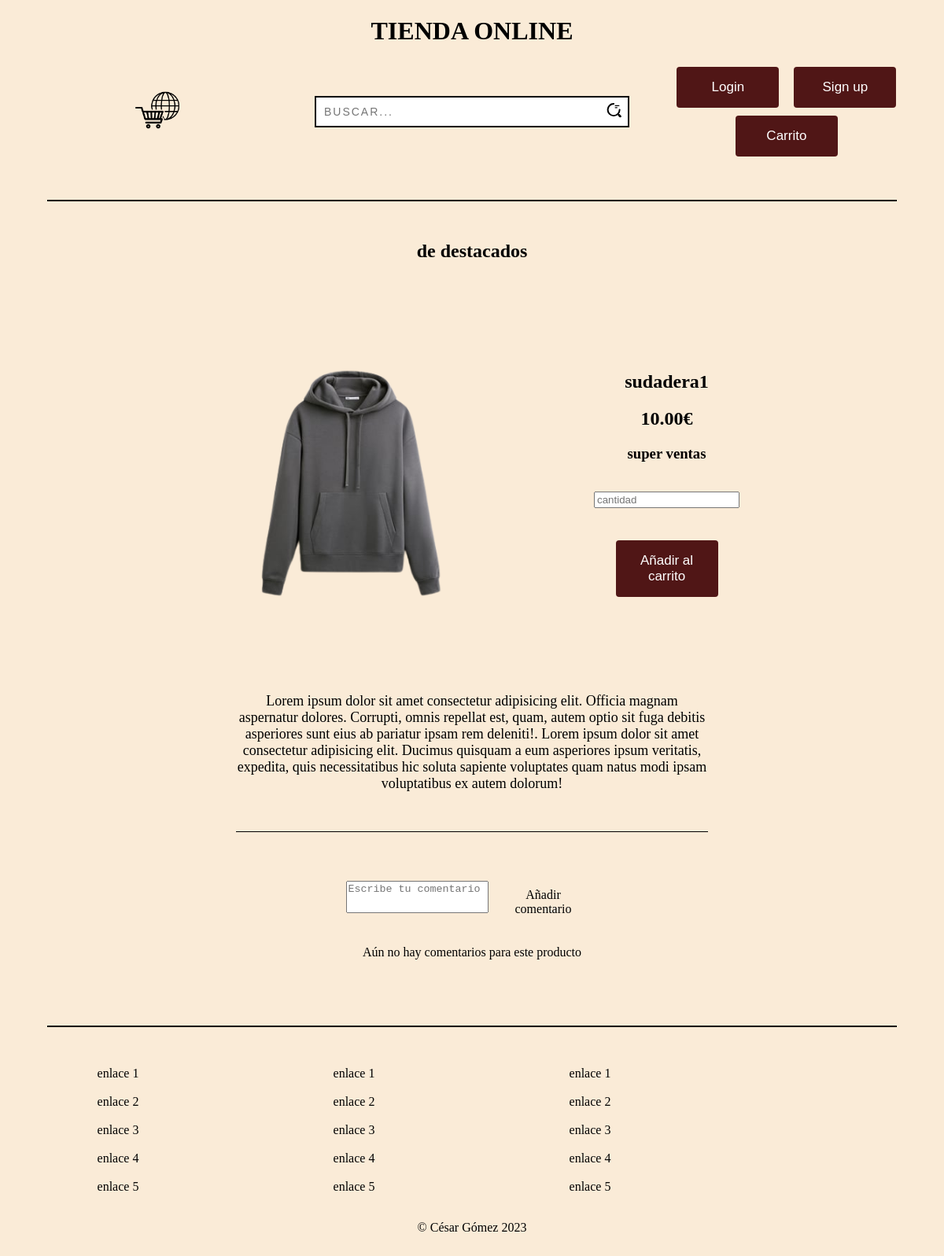
The app's page /php/destacados.php?id=1&imgIndex=../img/imagen1.png with its own data.
### tables this page shows
CREATE TABLE
    `destacados` (
        `id` int(11) NOT NULL,
        `nombre` varchar(15) NOT NULL,
        `descripcion` varchar(100) NOT NULL,
        `precio` float(7, 2) NOT NULL,
        `imagen` varchar(30) NOT NULL,
        `activa` tinyint(1) NOT NULL,
        `fecha` date NOT NULL,
        `descripcion_larga` varchar(100000) NOT NULL
    );

### php/modelo.php (called while the page is built, shortened)
<?php
class conexionBBDD {
    private $conn;
    function __construct($usuario, $contra, $servidor, $bbdd) {
        $this->conn = new mysqli($servidor, $usuario, $contra, $bbdd);
    }
    function obtenerDatos($consulta) {
        return mysqli_query($this->conn, $consulta);
    }
    function convertirDatos($respuesta) {
        $arrayDatos = array();
        while ($dato = $respuesta->fetch_object()) {
            $arrayDatos[] = $dato;
        }
        return $arrayDatos;
    }
}

### php/destacados.php (the view, shortened to what this page needs)
<?php
require_once('./modelo.php');
if (isset($_GET["id"])) {
    $id = $_GET["id"];
    $id_usuario = isset($_SESSION["id"]) ? $_SESSION["id"] : 0;
    $sudadera = new conexionBBDD("root", "", "127.0.0.1:3306", "tienda_online");
    $datos = $sudadera->obtenerDatos("SELECT * FROM destacados WHERE id = '$id'");
    $sudaderas = $sudadera->convertirDatos($datos);
} else {
    echo "error";
}
?>
<!DOCTYPE html>
<html lang="en">
<head>
    <link rel="stylesheet" href="../styles/articulo.css">
</head>
<body>
    <div class="h1">
        <h1>TIENDA ONLINE</h1>
    </div class="h1">
    <header>
        <div class="div_header">
            <div>
                <a href="./index.php">
                    <img src="../img/logo-tienda.png" alt="logo_tienda" id="logo_tienda">
                </a>
            </div>
            <div class="input-container-search">
                <input type="search" name="text" class="input-search" placeholder="buscar...">
                <span class="icon">
                </span>
            </div>
            <?php
            $boton_carrito = "<button type='button' onclick='window.location.href=\"./mostrar-carrito.php\"'><span>Carrito</span></button>";
            ?>
            <?php
            if (isset($_SESSION["id"])) { ?>
                <div class="botones_header">
                    <label>
                        Bienvenido <?= $_SESSION["nombre"] ?>
                    </label>
                    <button type="button" onclick="window.location.href='./logout.php'"><span>Logout</span></button>
                    <?php echo $boton_carrito; ?>
                    <?php if ($_SESSION["rol"] > 0) { ?>
                        <button type="button" onclick="window.location.href='./admin.php'"><span>Admin</span></button>
                    <?php } ?>
                </div>
            <?php } else { ?>
                <div class="botones_header">
                    <button type="button" id="boton-login"><span>Login</span></button>
                    <button type="button" id="boton-registro"><span>Sign up</span></button>
                    <?php echo $boton_carrito; ?>
                </div>
            <?php } ?>
        </div>
        <hr class="hr-header">
    </header>
    <main>
        <h2 class="seccion-articulo">de destacados</h2>
        <article>
            <section class="main-container">
                <?php
                if (count($sudaderas)) {
                    $titulo = $sudaderas[0]->nombre;
                    $precio = $sudaderas[0]->precio;
                    $descripcion = $sudaderas[0]->descripcion;
                    $descripcion_larga = $sudaderas[0]->descripcion_larga;
                } else {
                    echo "no se encuentra el producto";
                }
                if (isset($_GET['imgIndex'])) {
                    $imagen = urldecode($_GET['imgIndex']);
                } else {
                    echo "error en la imagen";
                }
                ?>
                <div class="imagen">
                    <img src="<?= $imagen ?>" alt="imagen">
                </div>
                <div class="detalles">
                    <h2><?= $titulo ?></h2>
                    <h2><?= $precio ?>€</h2>
                    <h3><?= $descripcion ?></h3>
                    <br>
                    <input type="number" name="cantidad-carrito" id="cantidad-carrito" min="1" placeholder="cantidad" oninput="validity.valid||(value='');">
                    <br>
                    <br>
                    <br>
                    <button type="button" class="carrito" onclick="agregarCantidadACarrito(<?= $id ?>, <?= $id_usuario ?>, 'destacados')"><span>Añadir al carrito</span></button>
                </div>
            </section>
            <section class="descripcion_larga">
                <p><?= $descripcion_larga ?>
                </p>
            </section>
            <hr class="hr-main">
            <section class="seccion-comentarios">
                <form action="" method="post" onsubmit="return agregarComentario(<?= $id ?>, <?= $id_usuario ?>, 'destacados')">
                    <?php
                    $comentario = $sudadera->obtenerDatos("SELECT nombre_usuario, comentario FROM comentarios WHERE id_producto = '$id' AND tabla = 'destacados' ORDER BY id_comentario DESC");
                    echo "<textarea name='comentario' id='comentario' placeholder='Escribe tu comentario'></textarea><button type='submit' name='boton-comentario' class='boton-comentarios'><span>Añadir comentario</span></button>";
                    if ($comentario->num_rows <= 0) {
                        echo "<p>Aún no hay comentarios para este producto</p>";
                    }
                    ?>
                </form>
            </section>
        </article>
    </main>
    <br>
    <footer>
        <hr class="hr-footer">
        <nav>
            <div class="div_footer">
                <div class="div_enlaces_footer">
                    <a href="">enlace 1</a><br>
                    <a href="">enlace 2</a><br>
                    <a href="">enlace 3</a><br>
                    <a href="">enlace 4</a><br>
                    <a href="">enlace 5</a><br>
                </div>
                <div class="div_enlaces_footer">
                    <a href="">enlace 1</a><br>
                    <a href="">enlace 2</a><br>
                    <a href="">enlace 3</a><br>
                    <a href="">enlace 4</a><br>
                    <a href="">enlace 5</a><br>
                </div>
                <div class="div_enlaces_footer">
                    <a href="">enlace 1</a><br>
                    <a href="">enlace 2</a><br>
                    <a href="">enlace 3</a><br>
                    <a href="">enlace 4</a><br>
                    <a href="">enlace 5</a><br>
                </div>
                <div class="div_enlaces_footer">
                    <a href=""><img src="https://cdn-icons-png.flaticon.com/512/1384/1384031.png" alt="" class="icons_social_media"></a><br>
                    <a href=""><img src="https://cdn-icons-png.flaticon.com/512/1419/1419524.png" alt="" class="icons_social_media"></a><br>
                    <a href=""><img src="https://cdn-icons-png.flaticon.com/512/1384/1384023.png" alt="" class="icons_social_media"></a><br>
                    <a href=""><img src="https://www.svgrepo.com/show/346839/facebook-circle.svg" alt="" class="icons_social_media"></a><br>
                </div>
            </div class="div_footer">
        </nav>
        <p class="copy">&copy; César Gómez 2023</p>
        <br>
    </footer>
</body>
</html>

### styles/articulo.css (style rules this page uses)
html, body { background-color: antiquewhite; scroll-behavior: smooth; }
body { margin: 0; grid-template-columns: min-content auto min-content; }
.hr-header { transition: margin-top 0.2s ease; }
.hr-header, .hr-footer { margin: 50px 5%; border: none; height: 2px; background-color: black; }
.hr-main { margin: 50px 25%; border: none; height: 1px; background-color: black; }
h1 { text-align: center; }
header { position: sticky; top: 0; z-index: 1; background-color: antiquewhite; }
.div_header { display: grid; grid-template-columns: 33.33% 33.33% 33.33%; align-items: center; text-align: center; }
#logo_tienda { width: 15%; }
.input-container-search { position: relative; }
.icon { cursor: pointer; position: absolute; right: 10px; top: calc(50% + 5px); transform: translateY(calc(-50% - 5px)); }
.input-search { width: 100%; height: 40px; padding: 10px; transition: .2s linear; border: 2.5px solid black; font-size: 14px; text-transform: uppercase; letter-spacing: 2px; }
.botones_header > :first-child { margin-right: 10px; }
button { display: inline-block; border-radius: 4px; background-color: rgb(80, 22, 22); border: none; color: #FFFFFF; text-align: center; font-size: 17px; padding: 16px; width: 130px; transition: all 0.5s; cursor: pointer; margin: 5px; }
button span { cursor: pointer; display: inline-block; position: relative; transition: 0.5s; }
button span:after { content: '»'; position: absolute; opacity: 0; top: 0; right: -15px; transition: 0.5s; }
.seccion-articulo { text-align: center; }
article { padding-top: 0; padding-bottom: 0; }
.main-container { display: flex; grid-template-columns: 50% 50%; place-content: center; text-align: center; align-items: center; }
.main-container > :first-child { margin-right: 10%; }
.imagen img { width: 90%; flex-grow: 1; object-fit: cover; transition: .5s ease; }
.descripcion_larga { text-align: center; font-size: large; padding-left: 25%; padding-right: 25%; }
.seccion-comentarios { text-align: center; align-items: center; }
.seccion-comentarios textarea { resize: none; height: 35px; form-sizing: content; }
.boton-comentarios { background: none; border: none; font: inherit; cursor: pointer; color: inherit; text-align: inherit; }
.div_footer { display: grid; grid-template-columns: 25% 25% 25% 25%; text-align: center; }
.div_enlaces_footer { display: grid; place-content: center; }
a { text-decoration: none; color: black; }
.copy { display: grid; place-content: center; }

### records on screen
destacados: nombre "sudadera1", precio "10.00", descripcion "super ventas", descripcion_larga "Lorem ipsum dolor sit amet consectetur adipisicing elit. Officia magnam aspernatur dolores. Corrupti, omnis repellat est, quam, autem optio sit fuga debitis asperiores sunt eius ab pariatur ipsam rem deleniti!. Lorem ipsum dolor sit amet consectetur adipisicing elit. Ducimus quisquam a eum asperiores ipsum veritatis, expedita, quis necessitatibus hic soluta sapiente voluptates quam natus modi ipsam voluptatibus ex autem dolorum!"
